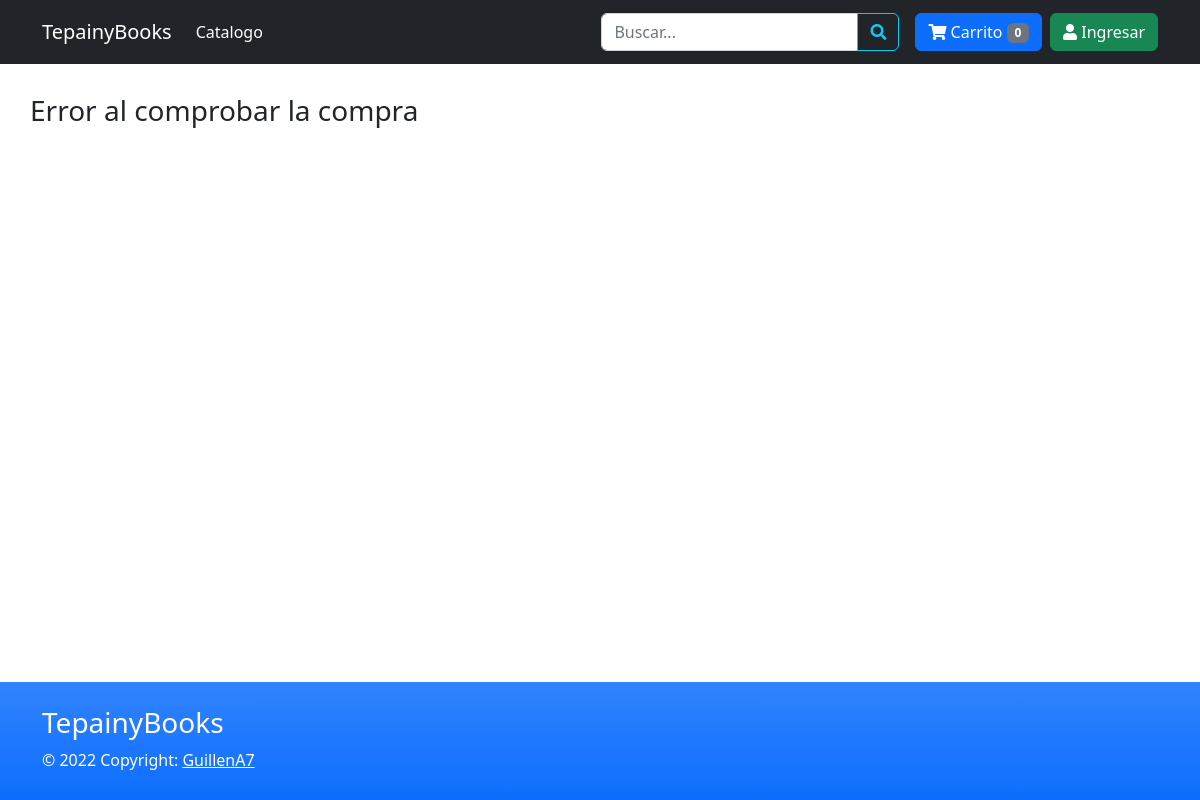
/completado.php?key=95C25274EW3875125, run on an earlier commit of the app's database.
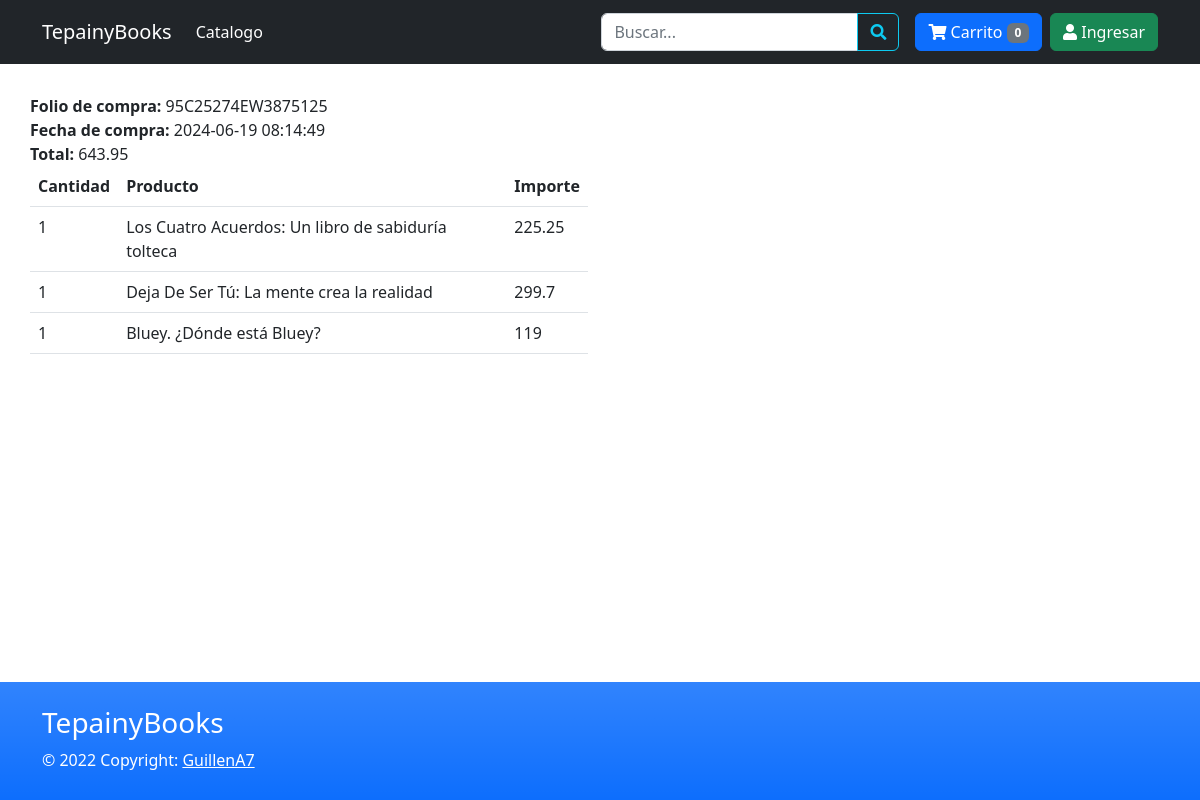
And on a later commit of the database.
### tables this page shows
CREATE TABLE `compra` (
  `id` int(11) NOT NULL,
  `id_transaccion` varchar(20) NOT NULL,
  `fecha` datetime NOT NULL,
  `status` varchar(20) NOT NULL,
  `email` varchar(50) NOT NULL,
  `id_cliente` varchar(20) NOT NULL,
  `total` decimal(10,2) NOT NULL,
  `medio_pago` varchar(10) DEFAULT NULL
);

CREATE TABLE `detalle_compra` (
  `id` int(11) NOT NULL,
  `id_compra` int(11) NOT NULL,
  `id_producto` int(11) NOT NULL,
  `nombre` varchar(200) NOT NULL,
  `precio` decimal(10,2) NOT NULL,
  `cantidad` int(11) NOT NULL
);

### completado.php (the view, shortened to what this page needs)
<?php
$id_transaccion = isset($_GET['key']) ? $_GET['key'] : '';
$error = '';
if ($id_transaccion == '') {
    $error = 'Error al procesar la petición';
} else {
    $db = new Database();
    $con = $db->conectar();
    $sql = $con->prepare("SELECT count(id) FROM compra WHERE id_transaccion=? AND (status=? OR status=?)");
    $sql->execute([$id_transaccion, 'COMPLETED', 'approved']);
    if ($sql->fetchColumn() > 0) {
        $sql = $con->prepare("SELECT id, fecha, email, total FROM compra WHERE id_transaccion=? AND (status=? OR status=?) LIMIT 1");
        $sql->execute([$id_transaccion, 'COMPLETED', 'approved']);
        $row = $sql->fetch(PDO::FETCH_ASSOC);
        $idCompra = $row['id'];
        $sqlDet = $con->prepare("SELECT nombre, precio, cantidad FROM detalle_compra WHERE id_compra=?");
        $sqlDet->execute([$idCompra]);
    } else {
        $error = "Error al comprobar la compra";
    }
}
?>
<!DOCTYPE html>
<html lang="es" class="h-100">
<head>
    <link href="<?php echo SITE_URL; ?>css/bootstrap.min.css" rel="stylesheet">
    <link href="css/all.min.css" rel="stylesheet">
    <link href="css/estilos.css" rel="stylesheet">
</head>
<body class="d-flex flex-column h-100">
    <?php include 'menu.php'; ?>
    <main class="flex-shrink-0">
        <div class="container">
            <?php if (strlen($error) > 0) { ?>
                <div class="row">
                    <div class="col">
                        <h3><?php echo $error; ?></h3>
                    </div>
                </div>
            <?php } else { ?>
                <div class="row">
                    <div class="col">
                        <b>Folio de compra:</b> <?php echo $id_transaccion; ?><br>
                        <b>Fecha de compra:</b> <?php echo $row['fecha']; ?><br>
                        <b>Total:</b> <?php echo $row['total']; ?><br>
                    </div>
                </div>
                <div class="row">
                    <div class="col-md-6 col-sm-12">
                        <table class="table">
                            <thead>
                                <tr>
                                    <th>Cantidad</th>
                                    <th>Producto</th>
                                    <th>Importe</th>
                                </tr>
                            </thead>
                            <tbody>
                                <?php while ($row_det = $sqlDet->fetch(PDO::FETCH_ASSOC)) {
                                    $importe =  $row_det['cantidad'] * $row_det['precio']; ?>
                                    <tr>
                                        <td><?php echo $row_det['cantidad']; ?></td>
                                        <td><?php echo $row_det['nombre']; ?></td>
                                        <td><?php echo $importe; ?></td>
                                    </tr>
                                <?php } ?>
                            </tbody>
                        </table>
                    </div>
                </div>
            <?php } ?>
        </div>
    </main>
    <?php include 'footer.php'; ?>
</body>
</html>

What changed in the data, as far as the page shows it:
added compra: fecha "2024-06-19 08:14:49", total "643.95"
added detalle_compra: cantidad "1", nombre "Los Cuatro Acuerdos: Un libro de sabiduría tolteca", precio "225.25"
added detalle_compra: cantidad "1", nombre "Deja De Ser Tú: La mente crea la realidad", importe "299.7"
added detalle_compra: cantidad "1", nombre "Bluey. ¿Dónde está Bluey?", importe "119"
Also different on the page:
$id_transaccion: (not shown) → "95C25274EW3875125"
$error: "Error al comprobar la compra" → (not shown)
text now shown: "Folio de compra: Fecha de compra: Total: Cantidad Producto Importe"
